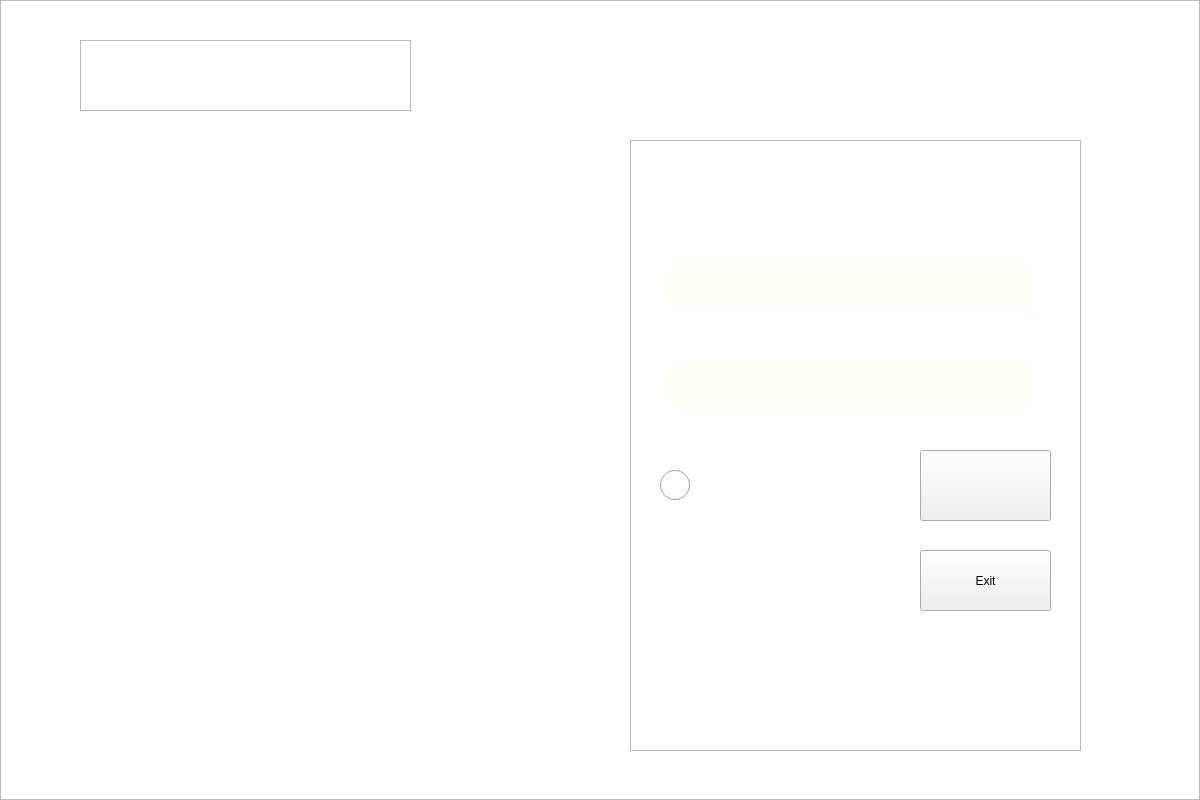
<?xml version="1.0" encoding="UTF-8"?>
<ui version="4.0">
 <class>login</class>
 <widget class="QWidget" name="login">
  <property name="geometry">
   <rect>
    <x>0</x>
    <y>0</y>
    <width>1200</width>
    <height>800</height>
   </rect>
  </property>
  <property name="mouseTracking">
   <bool>true</bool>
  </property>
  <property name="windowTitle">
   <string>Form</string>
  </property>
  <widget class="QPushButton" name="exitBT">
   <property name="geometry">
    <rect>
     <x>920</x>
     <y>550</y>
     <width>131</width>
     <height>61</height>
    </rect>
   </property>
   <property name="mouseTracking">
    <bool>true</bool>
   </property>
   <property name="styleSheet">
    <string notr="true">QPushButton{
background-color:rgb(52,104,175);
color: white;   
border-radius: 10px;  
border: 1px groove gray;
border-style: outset;
font: 75 22pt &quot;华文新魏&quot;;}
QPushButton:hover{
background-color:rgb(139,165,201);
color: rgb(190,190,190);}
QPushButton:pressed{
background-color:rgb(226, 226, 226);
 border-style: inset; };</string>
   </property>
   <property name="text">
    <string>Exit</string>
   </property>
  </widget>
  <widget class="QLineEdit" name="user">
   <property name="geometry">
    <rect>
     <x>670</x>
     <y>260</y>
     <width>361</width>
     <height>51</height>
    </rect>
   </property>
   <property name="styleSheet">
    <string notr="true">background-color:rgb(255,255,250);
color: black;   
border-radius: 10px;  
border: 0px groove black;
border-style: outset;
font: 75 18pt &quot;华文新魏&quot;</string>
   </property>
   <property name="text">
    <string/>
   </property>
  </widget>
  <widget class="QPushButton" name="loginBT">
   <property name="geometry">
    <rect>
     <x>920</x>
     <y>450</y>
     <width>131</width>
     <height>71</height>
    </rect>
   </property>
   <property name="styleSheet">
    <string notr="true">QPushButton{   
border-radius: 10px;  
border-image:url(:/materials/login_btn.png);
border: 1px groove white;}
QPushButton:hover{
border-image:url(:/materials/login_btn_on.png);
border: 1px groove white;
border-radius: 10px; }
QPushButton:pressed{
border-image:url(:/materials/login_btn_press.png);
 border-style: inset; };</string>
   </property>
   <property name="text">
    <string/>
   </property>
  </widget>
  <widget class="QLineEdit" name="pwd">
   <property name="geometry">
    <rect>
     <x>670</x>
     <y>360</y>
     <width>361</width>
     <height>51</height>
    </rect>
   </property>
   <property name="mouseTracking">
    <bool>true</bool>
   </property>
   <property name="styleSheet">
    <string notr="true">background-color:rgb(255,255,250);
color: black;   
border-radius: 10px;  
border: 0px groove black;
border-style: outset;
font: 75 18pt &quot;华文新魏&quot;</string>
   </property>
  </widget>
  <widget class="QGraphicsView" name="back1">
   <property name="geometry">
    <rect>
     <x>0</x>
     <y>0</y>
     <width>1200</width>
     <height>800</height>
    </rect>
   </property>
   <property name="mouseTracking">
    <bool>true</bool>
   </property>
   <property name="styleSheet">
    <string notr="true">border-image:url(:/materials/background.jpg)</string>
   </property>
  </widget>
  <widget class="QGraphicsView" name="graphicsView">
   <property name="geometry">
    <rect>
     <x>630</x>
     <y>140</y>
     <width>451</width>
     <height>611</height>
    </rect>
   </property>
   <property name="mouseTracking">
    <bool>true</bool>
   </property>
   <property name="styleSheet">
    <string notr="true">border-image:url(:/materials/login.png)</string>
   </property>
  </widget>
  <widget class="QGraphicsView" name="graphicsView_2">
   <property name="geometry">
    <rect>
     <x>110</x>
     <y>140</y>
     <width>381</width>
     <height>571</height>
    </rect>
   </property>
   <property name="mouseTracking">
    <bool>true</bool>
   </property>
   <property name="styleSheet">
    <string notr="true">border-image:url(:/materials/map.png);
color:black;
border-radius:10px;  
border: 0px black;
border-style: outset;</string>
   </property>
  </widget>
  <widget class="QGraphicsView" name="graphicsView_3">
   <property name="geometry">
    <rect>
     <x>80</x>
     <y>40</y>
     <width>331</width>
     <height>71</height>
    </rect>
   </property>
   <property name="mouseTracking">
    <bool>true</bool>
   </property>
   <property name="styleSheet">
    <string notr="true">border-image:url(:/materials/logo.png)</string>
   </property>
  </widget>
  <widget class="QStackedWidget" name="move_test">
   <property name="geometry">
    <rect>
     <x>0</x>
     <y>0</y>
     <width>1200</width>
     <height>800</height>
    </rect>
   </property>
   <widget class="QWidget" name="page"/>
   <widget class="QWidget" name="page_2"/>
  </widget>
  <widget class="QRadioButton" name="remenber">
   <property name="geometry">
    <rect>
     <x>660</x>
     <y>470</y>
     <width>31</width>
     <height>31</height>
    </rect>
   </property>
   <property name="styleSheet">
    <string notr="true">QRadioButton::indicator 
{
    width: 30px;
    height: 30px;
}</string>
   </property>
   <property name="text">
    <string/>
   </property>
   <property name="iconSize">
    <size>
     <width>30</width>
     <height>30</height>
    </size>
   </property>
  </widget>
  <zorder>back1</zorder>
  <zorder>move_test</zorder>
  <zorder>graphicsView</zorder>
  <zorder>exitBT</zorder>
  <zorder>user</zorder>
  <zorder>loginBT</zorder>
  <zorder>pwd</zorder>
  <zorder>graphicsView_2</zorder>
  <zorder>graphicsView_3</zorder>
  <zorder>remenber</zorder>
 </widget>
 <resources/>
 <connections/>
</ui>
